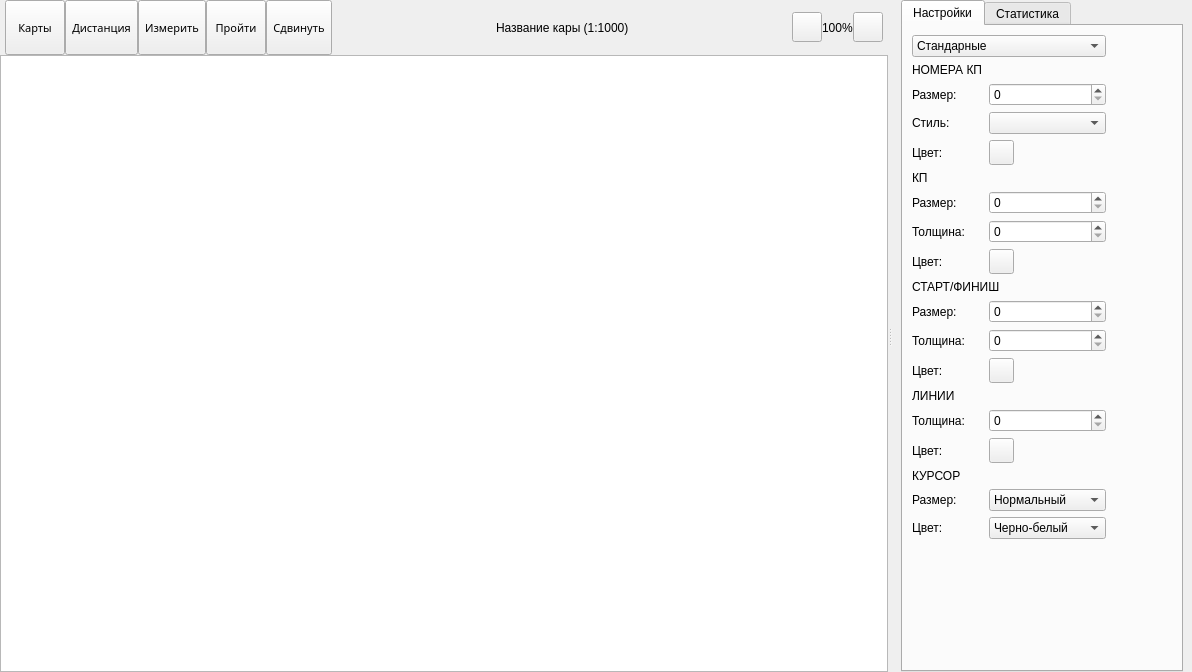
<?xml version="1.0" encoding="UTF-8"?>
<ui version="4.0">
 <class>Widget</class>
 <widget class="QWidget" name="Widget">
  <property name="geometry">
   <rect>
    <x>0</x>
    <y>0</y>
    <width>1192</width>
    <height>672</height>
   </rect>
  </property>
  <property name="windowTitle">
   <string>O-Teach</string>
  </property>
  <property name="windowIcon">
   <iconset resource="resourses.qrc">
    <normaloff>:/resourses/icons/ico.png</normaloff>:/resourses/icons/ico.png</iconset>
  </property>
  <layout class="QGridLayout" name="gridLayout">
   <property name="leftMargin">
    <number>0</number>
   </property>
   <property name="topMargin">
    <number>0</number>
   </property>
   <property name="rightMargin">
    <number>0</number>
   </property>
   <property name="bottomMargin">
    <number>0</number>
   </property>
   <item row="0" column="0">
    <widget class="QStackedWidget" name="stackedWidget">
     <property name="currentIndex">
      <number>0</number>
     </property>
     <widget class="QWidget" name="mapPage">
      <property name="styleSheet">
       <string notr="true"/>
      </property>
      <layout class="QVBoxLayout" name="verticalLayout_2">
       <property name="spacing">
        <number>0</number>
       </property>
       <property name="leftMargin">
        <number>0</number>
       </property>
       <property name="topMargin">
        <number>0</number>
       </property>
       <property name="rightMargin">
        <number>0</number>
       </property>
       <property name="bottomMargin">
        <number>0</number>
       </property>
       <item>
        <widget class="QSplitter" name="mapSpliter">
         <property name="orientation">
          <enum>Qt::Orientation::Horizontal</enum>
         </property>
         <widget class="QWidget" name="layoutWidget">
          <layout class="QVBoxLayout" name="verticalLayout">
           <property name="spacing">
            <number>0</number>
           </property>
           <item>
            <widget class="QWidget" name="topPanelWidget" native="true">
             <property name="sizePolicy">
              <sizepolicy hsizetype="Preferred" vsizetype="Fixed">
               <horstretch>0</horstretch>
               <verstretch>0</verstretch>
              </sizepolicy>
             </property>
             <property name="minimumSize">
              <size>
               <width>0</width>
               <height>55</height>
              </size>
             </property>
             <property name="maximumSize">
              <size>
               <width>16777215</width>
               <height>55</height>
              </size>
             </property>
             <layout class="QHBoxLayout" name="horizontalLayout_2">
              <property name="spacing">
               <number>0</number>
              </property>
              <property name="leftMargin">
               <number>5</number>
              </property>
              <property name="topMargin">
               <number>0</number>
              </property>
              <property name="rightMargin">
               <number>5</number>
              </property>
              <property name="bottomMargin">
               <number>0</number>
              </property>
              <item>
               <widget class="QToolButton" name="backButton">
                <property name="sizePolicy">
                 <sizepolicy hsizetype="Fixed" vsizetype="Fixed">
                  <horstretch>0</horstretch>
                  <verstretch>0</verstretch>
                 </sizepolicy>
                </property>
                <property name="minimumSize">
                 <size>
                  <width>60</width>
                  <height>55</height>
                 </size>
                </property>
                <property name="font">
                 <font>
                  <family>Comfortaa Medium</family>
                  <pointsize>8</pointsize>
                 </font>
                </property>
                <property name="text">
                 <string>Карты</string>
                </property>
                <property name="iconSize">
                 <size>
                  <width>30</width>
                  <height>30</height>
                 </size>
                </property>
                <property name="toolButtonStyle">
                 <enum>Qt::ToolButtonStyle::ToolButtonTextUnderIcon</enum>
                </property>
               </widget>
              </item>
              <item>
               <widget class="QToolButton" name="pathButton">
                <property name="sizePolicy">
                 <sizepolicy hsizetype="Fixed" vsizetype="Fixed">
                  <horstretch>0</horstretch>
                  <verstretch>0</verstretch>
                 </sizepolicy>
                </property>
                <property name="minimumSize">
                 <size>
                  <width>60</width>
                  <height>55</height>
                 </size>
                </property>
                <property name="font">
                 <font>
                  <family>Comfortaa Medium</family>
                  <pointsize>8</pointsize>
                 </font>
                </property>
                <property name="text">
                 <string>Дистанция</string>
                </property>
                <property name="iconSize">
                 <size>
                  <width>30</width>
                  <height>30</height>
                 </size>
                </property>
                <property name="toolButtonStyle">
                 <enum>Qt::ToolButtonStyle::ToolButtonTextUnderIcon</enum>
                </property>
               </widget>
              </item>
              <item>
               <widget class="QToolButton" name="rulerButton">
                <property name="sizePolicy">
                 <sizepolicy hsizetype="Fixed" vsizetype="Fixed">
                  <horstretch>0</horstretch>
                  <verstretch>0</verstretch>
                 </sizepolicy>
                </property>
                <property name="minimumSize">
                 <size>
                  <width>60</width>
                  <height>55</height>
                 </size>
                </property>
                <property name="font">
                 <font>
                  <family>Comfortaa Medium</family>
                  <pointsize>8</pointsize>
                 </font>
                </property>
                <property name="text">
                 <string>Измерить</string>
                </property>
                <property name="iconSize">
                 <size>
                  <width>30</width>
                  <height>30</height>
                 </size>
                </property>
                <property name="toolButtonStyle">
                 <enum>Qt::ToolButtonStyle::ToolButtonTextUnderIcon</enum>
                </property>
               </widget>
              </item>
              <item>
               <widget class="QToolButton" name="startButton">
                <property name="sizePolicy">
                 <sizepolicy hsizetype="Fixed" vsizetype="Fixed">
                  <horstretch>0</horstretch>
                  <verstretch>0</verstretch>
                 </sizepolicy>
                </property>
                <property name="minimumSize">
                 <size>
                  <width>60</width>
                  <height>55</height>
                 </size>
                </property>
                <property name="font">
                 <font>
                  <family>Comfortaa Medium</family>
                  <pointsize>8</pointsize>
                 </font>
                </property>
                <property name="text">
                 <string>Пройти</string>
                </property>
                <property name="iconSize">
                 <size>
                  <width>30</width>
                  <height>30</height>
                 </size>
                </property>
                <property name="toolButtonStyle">
                 <enum>Qt::ToolButtonStyle::ToolButtonTextUnderIcon</enum>
                </property>
               </widget>
              </item>
              <item>
               <widget class="QToolButton" name="moveButton">
                <property name="sizePolicy">
                 <sizepolicy hsizetype="Fixed" vsizetype="Fixed">
                  <horstretch>0</horstretch>
                  <verstretch>0</verstretch>
                 </sizepolicy>
                </property>
                <property name="minimumSize">
                 <size>
                  <width>60</width>
                  <height>55</height>
                 </size>
                </property>
                <property name="font">
                 <font>
                  <family>Comfortaa Medium</family>
                  <pointsize>8</pointsize>
                 </font>
                </property>
                <property name="text">
                 <string>Сдвинуть</string>
                </property>
                <property name="iconSize">
                 <size>
                  <width>30</width>
                  <height>30</height>
                 </size>
                </property>
                <property name="toolButtonStyle">
                 <enum>Qt::ToolButtonStyle::ToolButtonTextUnderIcon</enum>
                </property>
               </widget>
              </item>
              <item>
               <spacer name="horizontalSpacer">
                <property name="orientation">
                 <enum>Qt::Orientation::Horizontal</enum>
                </property>
                <property name="sizeHint" stdset="0">
                 <size>
                  <width>120</width>
                  <height>20</height>
                 </size>
                </property>
               </spacer>
              </item>
              <item>
               <widget class="QLabel" name="mapNameLabel">
                <property name="text">
                 <string>Название кары (1:1000)</string>
                </property>
               </widget>
              </item>
              <item>
               <spacer name="horizontalSpacer_2">
                <property name="orientation">
                 <enum>Qt::Orientation::Horizontal</enum>
                </property>
                <property name="sizeHint" stdset="0">
                 <size>
                  <width>120</width>
                  <height>20</height>
                 </size>
                </property>
               </spacer>
              </item>
              <item>
               <widget class="QPushButton" name="plusButton">
                <property name="sizePolicy">
                 <sizepolicy hsizetype="Fixed" vsizetype="Fixed">
                  <horstretch>0</horstretch>
                  <verstretch>0</verstretch>
                 </sizepolicy>
                </property>
                <property name="minimumSize">
                 <size>
                  <width>30</width>
                  <height>30</height>
                 </size>
                </property>
                <property name="maximumSize">
                 <size>
                  <width>30</width>
                  <height>16777215</height>
                 </size>
                </property>
                <property name="text">
                 <string/>
                </property>
               </widget>
              </item>
              <item>
               <widget class="QLabel" name="zoomValueLabel">
                <property name="text">
                 <string>100%</string>
                </property>
               </widget>
              </item>
              <item>
               <widget class="QPushButton" name="minusButton">
                <property name="sizePolicy">
                 <sizepolicy hsizetype="Fixed" vsizetype="Fixed">
                  <horstretch>0</horstretch>
                  <verstretch>0</verstretch>
                 </sizepolicy>
                </property>
                <property name="minimumSize">
                 <size>
                  <width>0</width>
                  <height>30</height>
                 </size>
                </property>
                <property name="maximumSize">
                 <size>
                  <width>30</width>
                  <height>16777215</height>
                 </size>
                </property>
                <property name="text">
                 <string/>
                </property>
               </widget>
              </item>
             </layout>
            </widget>
           </item>
           <item>
            <widget class="MapView" name="mapView">
             <property name="minimumSize">
              <size>
               <width>0</width>
               <height>0</height>
              </size>
             </property>
            </widget>
           </item>
          </layout>
         </widget>
         <widget class="QWidget" name="rightPanelWidget" native="true">
          <property name="maximumSize">
           <size>
            <width>300</width>
            <height>16777215</height>
           </size>
          </property>
          <layout class="QVBoxLayout" name="verticalLayout_3">
           <property name="leftMargin">
            <number>9</number>
           </property>
           <property name="rightMargin">
            <number>9</number>
           </property>
           <item>
            <widget class="QTabWidget" name="tabWidget">
             <property name="minimumSize">
              <size>
               <width>250</width>
               <height>0</height>
              </size>
             </property>
             <property name="currentIndex">
              <number>0</number>
             </property>
             <widget class="QWidget" name="tab">
              <attribute name="title">
               <string>Настройки</string>
              </attribute>
              <layout class="QGridLayout" name="gridLayout_2">
               <item row="0" column="0" colspan="2">
                <widget class="QComboBox" name="SettingsComboBox">
                 <item>
                  <property name="text">
                   <string>Стандарные</string>
                  </property>
                 </item>
                 <item>
                  <property name="text">
                   <string>Пользовательские</string>
                  </property>
                 </item>
                </widget>
               </item>
               <item row="1" column="0">
                <widget class="QLabel" name="KPNumHeaderLabel">
                 <property name="toolTip">
                  <string>&lt;html&gt;&lt;head/&gt;&lt;body&gt;&lt;p&gt;Размер, цвет и стиль номеров контрольных пунктов&lt;/p&gt;&lt;/body&gt;&lt;/html&gt;</string>
                 </property>
                 <property name="text">
                  <string>НОМЕРА КП</string>
                 </property>
                </widget>
               </item>
               <item row="2" column="0">
                <widget class="QLabel" name="label_3">
                 <property name="minimumSize">
                  <size>
                   <width>70</width>
                   <height>0</height>
                  </size>
                 </property>
                 <property name="text">
                  <string>Размер:</string>
                 </property>
                </widget>
               </item>
               <item row="2" column="1">
                <widget class="QSpinBox" name="KPNumSpinBox">
                 <property name="maximum">
                  <number>1000</number>
                 </property>
                </widget>
               </item>
               <item row="2" column="2">
                <spacer name="horizontalSpacer_3">
                 <property name="orientation">
                  <enum>Qt::Orientation::Horizontal</enum>
                 </property>
                 <property name="sizeHint" stdset="0">
                  <size>
                   <width>40</width>
                   <height>20</height>
                  </size>
                 </property>
                </spacer>
               </item>
               <item row="3" column="0">
                <widget class="QLabel" name="label_4">
                 <property name="minimumSize">
                  <size>
                   <width>70</width>
                   <height>0</height>
                  </size>
                 </property>
                 <property name="text">
                  <string>Стиль:</string>
                 </property>
                </widget>
               </item>
               <item row="3" column="1">
                <widget class="QComboBox" name="KPNumStyleComboBox"/>
               </item>
               <item row="4" column="0">
                <widget class="QLabel" name="label_5">
                 <property name="minimumSize">
                  <size>
                   <width>70</width>
                   <height>0</height>
                  </size>
                 </property>
                 <property name="text">
                  <string>Цвет:</string>
                 </property>
                </widget>
               </item>
               <item row="4" column="1">
                <widget class="QPushButton" name="KPNumColorButton">
                 <property name="sizePolicy">
                  <sizepolicy hsizetype="Fixed" vsizetype="Fixed">
                   <horstretch>0</horstretch>
                   <verstretch>0</verstretch>
                  </sizepolicy>
                 </property>
                 <property name="minimumSize">
                  <size>
                   <width>23</width>
                   <height>25</height>
                  </size>
                 </property>
                 <property name="maximumSize">
                  <size>
                   <width>25</width>
                   <height>25</height>
                  </size>
                 </property>
                 <property name="text">
                  <string/>
                 </property>
                </widget>
               </item>
               <item row="5" column="0">
                <widget class="QLabel" name="KPHeaderLabel">
                 <property name="text">
                  <string>КП</string>
                 </property>
                </widget>
               </item>
               <item row="6" column="0">
                <widget class="QLabel" name="label_6">
                 <property name="minimumSize">
                  <size>
                   <width>70</width>
                   <height>0</height>
                  </size>
                 </property>
                 <property name="text">
                  <string>Размер:</string>
                 </property>
                </widget>
               </item>
               <item row="6" column="1">
                <widget class="QSpinBox" name="KPSizeSpinBox">
                 <property name="maximum">
                  <number>1000</number>
                 </property>
                </widget>
               </item>
               <item row="7" column="0">
                <widget class="QLabel" name="label_7">
                 <property name="minimumSize">
                  <size>
                   <width>70</width>
                   <height>0</height>
                  </size>
                 </property>
                 <property name="text">
                  <string>Толщина:</string>
                 </property>
                </widget>
               </item>
               <item row="7" column="1">
                <widget class="QSpinBox" name="KPWidthSpinBox"/>
               </item>
               <item row="8" column="0">
                <widget class="QLabel" name="label_8">
                 <property name="minimumSize">
                  <size>
                   <width>70</width>
                   <height>0</height>
                  </size>
                 </property>
                 <property name="text">
                  <string>Цвет:</string>
                 </property>
                </widget>
               </item>
               <item row="8" column="1">
                <widget class="QPushButton" name="KPColorButton">
                 <property name="sizePolicy">
                  <sizepolicy hsizetype="Fixed" vsizetype="Fixed">
                   <horstretch>0</horstretch>
                   <verstretch>0</verstretch>
                  </sizepolicy>
                 </property>
                 <property name="minimumSize">
                  <size>
                   <width>25</width>
                   <height>25</height>
                  </size>
                 </property>
                 <property name="maximumSize">
                  <size>
                   <width>25</width>
                   <height>25</height>
                  </size>
                 </property>
                 <property name="text">
                  <string/>
                 </property>
                </widget>
               </item>
               <item row="9" column="0" colspan="2">
                <widget class="QLabel" name="StartHeaderLabel">
                 <property name="text">
                  <string>СТАРТ/ФИНИШ</string>
                 </property>
                </widget>
               </item>
               <item row="10" column="0">
                <widget class="QLabel" name="label_11">
                 <property name="minimumSize">
                  <size>
                   <width>70</width>
                   <height>0</height>
                  </size>
                 </property>
                 <property name="text">
                  <string>Размер:</string>
                 </property>
                </widget>
               </item>
               <item row="10" column="1">
                <widget class="QSpinBox" name="StartSizeSpinBox">
                 <property name="maximum">
                  <number>1000</number>
                 </property>
                </widget>
               </item>
               <item row="11" column="0">
                <widget class="QLabel" name="label_10">
                 <property name="minimumSize">
                  <size>
                   <width>70</width>
                   <height>0</height>
                  </size>
                 </property>
                 <property name="text">
                  <string>Толщина:</string>
                 </property>
                </widget>
               </item>
               <item row="11" column="1">
                <widget class="QSpinBox" name="StartWidthSpinBox"/>
               </item>
               <item row="12" column="0">
                <widget class="QLabel" name="label_12">
                 <property name="minimumSize">
                  <size>
                   <width>70</width>
                   <height>0</height>
                  </size>
                 </property>
                 <property name="text">
                  <string>Цвет:</string>
                 </property>
                </widget>
               </item>
               <item row="12" column="1">
                <widget class="QPushButton" name="StartColorButton">
                 <property name="sizePolicy">
                  <sizepolicy hsizetype="Fixed" vsizetype="Fixed">
                   <horstretch>0</horstretch>
                   <verstretch>0</verstretch>
                  </sizepolicy>
                 </property>
                 <property name="minimumSize">
                  <size>
                   <width>25</width>
                   <height>25</height>
                  </size>
                 </property>
                 <property name="maximumSize">
                  <size>
                   <width>25</width>
                   <height>25</height>
                  </size>
                 </property>
                 <property name="text">
                  <string/>
                 </property>
                </widget>
               </item>
               <item row="13" column="0">
                <widget class="QLabel" name="LineHeaderLabel">
                 <property name="text">
                  <string>ЛИНИИ</string>
                 </property>
                </widget>
               </item>
               <item row="14" column="0">
                <widget class="QLabel" name="label_15">
                 <property name="minimumSize">
                  <size>
                   <width>70</width>
                   <height>0</height>
                  </size>
                 </property>
                 <property name="text">
                  <string>Толщина:</string>
                 </property>
                </widget>
               </item>
               <item row="14" column="1">
                <widget class="QSpinBox" name="LineWidthSpinBox"/>
               </item>
               <item row="15" column="0">
                <widget class="QLabel" name="label">
                 <property name="text">
                  <string>Цвет:</string>
                 </property>
                </widget>
               </item>
               <item row="15" column="1">
                <widget class="QPushButton" name="LineColorButton">
                 <property name="sizePolicy">
                  <sizepolicy hsizetype="Fixed" vsizetype="Fixed">
                   <horstretch>0</horstretch>
                   <verstretch>0</verstretch>
                  </sizepolicy>
                 </property>
                 <property name="minimumSize">
                  <size>
                   <width>25</width>
                   <height>25</height>
                  </size>
                 </property>
                 <property name="maximumSize">
                  <size>
                   <width>25</width>
                   <height>25</height>
                  </size>
                 </property>
                 <property name="text">
                  <string/>
                 </property>
                </widget>
               </item>
               <item row="16" column="0">
                <widget class="QLabel" name="CursorHeaderLabel">
                 <property name="text">
                  <string>КУРСОР</string>
                 </property>
                </widget>
               </item>
               <item row="17" column="0">
                <widget class="QLabel" name="label_13">
                 <property name="minimumSize">
                  <size>
                   <width>70</width>
                   <height>0</height>
                  </size>
                 </property>
                 <property name="text">
                  <string>Размер:</string>
                 </property>
                </widget>
               </item>
               <item row="17" column="1">
                <widget class="QComboBox" name="CursorSizeComboBox">
                 <item>
                  <property name="text">
                   <string>Нормальный</string>
                  </property>
                 </item>
                 <item>
                  <property name="text">
                   <string>Крупный</string>
                  </property>
                 </item>
                </widget>
               </item>
               <item row="18" column="0">
                <widget class="QLabel" name="label_16">
                 <property name="minimumSize">
                  <size>
                   <width>70</width>
                   <height>0</height>
                  </size>
                 </property>
                 <property name="text">
                  <string>Цвет:</string>
                 </property>
                </widget>
               </item>
               <item row="18" column="1">
                <widget class="QComboBox" name="CursorColorComboBox">
                 <item>
                  <property name="text">
                   <string>Черно-белый</string>
                  </property>
                 </item>
                 <item>
                  <property name="text">
                   <string>Красно-белый</string>
                  </property>
                 </item>
                 <item>
                  <property name="text">
                   <string>Красно-черный</string>
                  </property>
                 </item>
                </widget>
               </item>
               <item row="19" column="0">
                <spacer name="verticalSpacer">
                 <property name="orientation">
                  <enum>Qt::Orientation::Vertical</enum>
                 </property>
                 <property name="sizeHint" stdset="0">
                  <size>
                   <width>20</width>
                   <height>359</height>
                  </size>
                 </property>
                </spacer>
               </item>
              </layout>
             </widget>
             <widget class="QWidget" name="tab_2">
              <attribute name="title">
               <string>Статистика</string>
              </attribute>
              <layout class="QHBoxLayout" name="horizontalLayout_3">
               <item>
                <widget class="QTreeWidget" name="TreeStatisticWidget">
                 <column>
                  <property name="text">
                   <string>Перегоны</string>
                  </property>
                 </column>
                </widget>
               </item>
              </layout>
             </widget>
            </widget>
           </item>
          </layout>
         </widget>
        </widget>
       </item>
      </layout>
     </widget>
     <widget class="QWidget" name="mapsListPage">
      <layout class="QVBoxLayout" name="verticalLayout_4">
       <property name="spacing">
        <number>0</number>
       </property>
       <property name="leftMargin">
        <number>0</number>
       </property>
       <property name="topMargin">
        <number>0</number>
       </property>
       <property name="rightMargin">
        <number>0</number>
       </property>
       <property name="bottomMargin">
        <number>0</number>
       </property>
       <item>
        <widget class="QWidget" name="mapListPageTopWidget" native="true">
         <layout class="QHBoxLayout" name="horizontalLayout">
          <property name="topMargin">
           <number>0</number>
          </property>
          <property name="rightMargin">
           <number>9</number>
          </property>
          <property name="bottomMargin">
           <number>0</number>
          </property>
          <item>
           <widget class="QToolButton" name="addNewMapButton">
            <property name="sizePolicy">
             <sizepolicy hsizetype="Fixed" vsizetype="Fixed">
              <horstretch>0</horstretch>
              <verstretch>0</verstretch>
             </sizepolicy>
            </property>
            <property name="minimumSize">
             <size>
              <width>70</width>
              <height>55</height>
             </size>
            </property>
            <property name="font">
             <font>
              <family>Comfortaa Medium</family>
              <pointsize>8</pointsize>
             </font>
            </property>
            <property name="text">
             <string>Добавить</string>
            </property>
            <property name="iconSize">
             <size>
              <width>25</width>
              <height>25</height>
             </size>
            </property>
            <property name="toolButtonStyle">
             <enum>Qt::ToolButtonStyle::ToolButtonTextUnderIcon</enum>
            </property>
           </widget>
          </item>
          <item>
           <spacer name="horizontalSpacer_4">
            <property name="orientation">
             <enum>Qt::Orientation::Horizontal</enum>
            </property>
            <property name="sizeHint" stdset="0">
             <size>
              <width>1072</width>
              <height>20</height>
             </size>
            </property>
           </spacer>
          </item>
         </layout>
        </widget>
       </item>
       <item>
        <widget class="QScrollArea" name="scrollArea">
         <property name="widgetResizable">
          <bool>true</bool>
         </property>
         <widget class="QWidget" name="scrollAreaWidgetContents">
          <property name="geometry">
           <rect>
            <x>0</x>
            <y>0</y>
            <width>81</width>
            <height>16</height>
           </rect>
          </property>
         </widget>
        </widget>
       </item>
      </layout>
     </widget>
    </widget>
   </item>
  </layout>
 </widget>
 <customwidgets>
  <customwidget>
   <class>MapView</class>
   <extends>QGraphicsView</extends>
   <header>mapview.h</header>
  </customwidget>
 </customwidgets>
 <resources>
  <include location="resourses.qrc"/>
 </resources>
 <connections/>
</ui>
